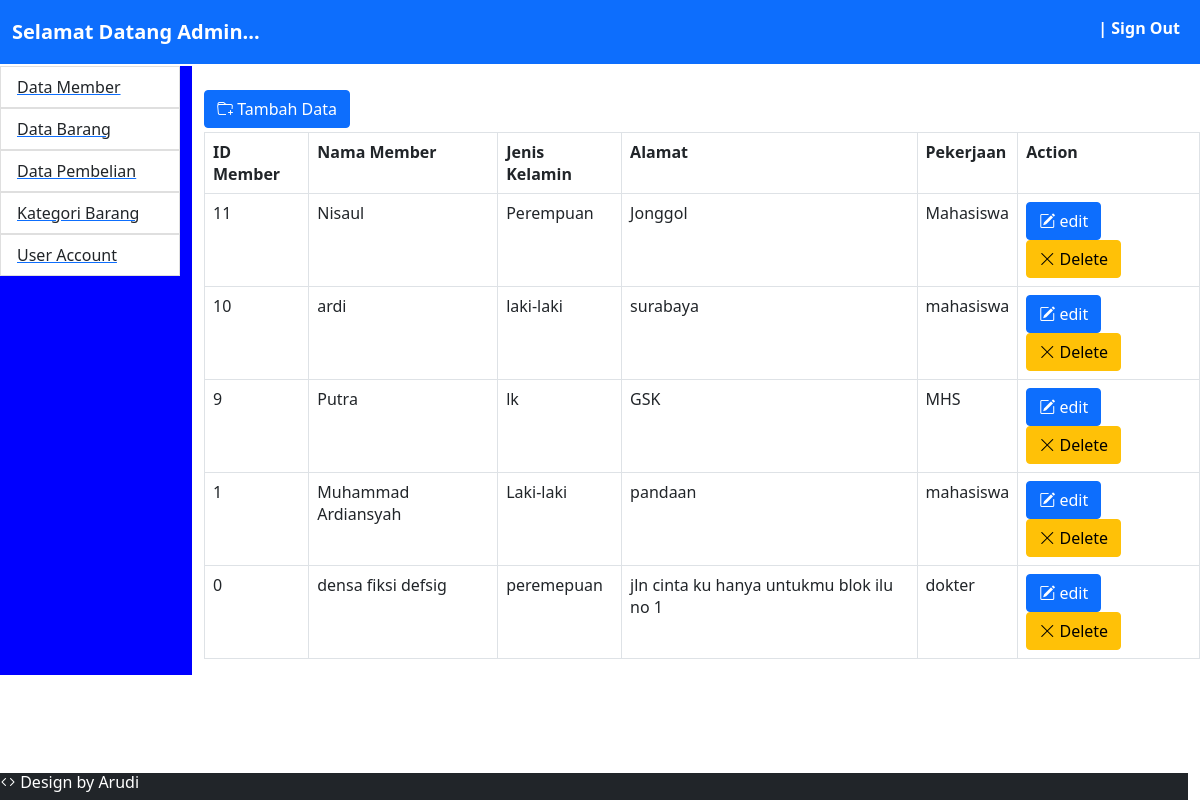
/admin/home.php?modul=mod_dt_member, run on the app's committed database.
### tables this page shows
CREATE TABLE `tb_submenu` (
  `id_menu` int(100) NOT NULL,
  `nama_submenu` varchar(100) NOT NULL,
  `folder_submenu` varchar(100) NOT NULL,
  `is_active` tinyint(100) NOT NULL
);

CREATE TABLE `tb_dt_member` (
  `id_member` int(100) NOT NULL,
  `nama_member` varchar(100) NOT NULL,
  `jenis_kelamin` varchar(100) NOT NULL,
  `alamat` text NOT NULL,
  `pekerjaan` varchar(100) NOT NULL
);

### admin/mod_dt_member/index.php (the view, shortened to what this page needs)
<?php
include_once ('menuCtrl.php');
if(!isset($_GET['act'])){
?>
<a href="?modul=mod_dt_member&act=add" class="btn btn-primary btn-xs mb-1"> <i class="bi bi-folder-plus "> </i> Tambah Data </a>
<table class="table table-bordered ">
    <tr>
        <th> ID Member</th>
        <th> Nama Member</th>
        <th> Jenis Kelamin</th>
        <th> Alamat </th>
        <th> Pekerjaan </th>
        <th> Action </th>
    </tr>
    <?php
    $qry_dt_member= mysqli_query($connect_db,"select * from tb_dt_member order by id_member DESC")or die("gagal akses tabel mst_menu".mysqli_error($connect_db));
    while($row = mysqli_fetch_array($qry_dt_member)){
    ?>
    <tr>
        <td><?php echo $row['id_member'];?></td>
        <td><?=$row['nama_member']; ?></td>
        <td><?php echo $row['jenis_kelamin']; ?></td>
        <td><?php echo $row['alamat']; ?></td>
        <td><?php echo $row['pekerjaan']; ?></td>
        <td>
            <div class="d-grid gap-1 d-md-block">
            <a href="?modul=mod_dt_member&act=edit&id=<?= $row['id_member']; ?>" class="btn btn-xs btn-primary"> <i class="bi bi-pencil-square" > </i> edit </a>
            <a href="?modul=mod_dt_member&act=delete&id=<?= $row['id_member']; ?>" class="btn btn-xs btn-warning "> <i class="bi bi-x-lg"></i> Delete</a>
            </div>
      </td>
    </tr>
    <?php
    }
    ?>
</table>
<?php
}else if (isset($_GET['act']) && ($_GET['act']== "add")){
?>
<div class="row">
    <h3><?php echo $judul; ?></h3>
    <form action="mod_dt_member/menuCtrl.php?modul=mod_dt_member&act=save" method="post">
    <div class="row pt-2">
    <div class="col-md-2">
    <label for="username" class="form-label" name="id_member"> ID Member </label>
  </div>
  <div class="col-md-5">
    <input type="text "name="id_member" class="form-control" >
    </div>
    <div class="col-md-1"></div>
    </div>
    <div class="row pt-2">
    <div class="col-md-2">
    <label for="username" class="form-label" name="nm_member" > Nama Member </label>
  </div>
  <div class="col-md-5">
    <input type="text "name="nm_member" class="form-control">
    </div>
    <div class="col-md-1"></div>
    </div>
    <div class="row pt-2">
    <div class="col-md-2">
    <label for="username" class="form-label" name="jk" > Jenis Kelamin </label>
  </div>
  <div class="col-md-5">
    <input type="text "name="jk" class="form-control">
    </div>
    <div class="col-md-1"></div>
    </div>
    <div class="row pt-2">
    <div class="col-md-2">
    <label for="username" class="form-label" name="alamat" > Alamat </label>
  </div>
  <div class="col-md-5">
    <input type="text "name="alamat" class="form-control">
    </div>
    <div class="col-md-1"></div>
    </div>
    <div class="row pt-2">
    <div class="col-md-2">
    <label for="username" class="form-label" name="pekerjaan" > Pekerjaan </label>
  </div>
  <div class="col-md-5">
    <input type="text" name="pekerjaan" class="form-control">
    </div>
    <div class="col-md-1"></div>
    </div>
    <div class="row pt-2">
    <div class="col-md-2">
  </div>
  <div class="col-md-5">
   <input type="checkbox" name="ck_aktif"/> active
    </div>
    <div class="col-md-1"></div>
    </div>
    <div class="row pt-2">
    <div class="col-md-2">
   </div>
    <div class="col-md-5">
    <div class="d-grid gap-2 d-md-block">
    <button class="btn btn-secondary" type="reset" ><i class="bi bi-x" name="reset" > </i> Batal </button>
    <button class="btn btn-primary" type="submit"><i class="bi bi-download" name="simpan" > </i> Simpan </button>
    </div>
    <div class="col-md-1"></div>
    </div>
    </form>
  </div>
</div>
<?php
}
?>

### admin/menu.php
<?php
        $qry_menu = mysqli_query($connect_db,"select * from tb_submenu") or die ("view menu").mysqli_error($connect_db);
        while($row = mysqli_fetch_array($qry_menu)){
       ?>
       <a href="?modul=<?php echo $row['folder_submenu']?>">
           <li class="list-group-item"><?php echo $row['nama_submenu'];?></li>
        </a>
            <?php } ?>

### data on the page
tb_submenu: nama_submenu "Data Member"
tb_submenu: nama_submenu "Data Barang"
tb_submenu: nama_submenu "Data Pembelian"
tb_submenu: nama_submenu "Kategori Barang"
tb_submenu: nama_submenu "User Account"
tb_dt_member: id_member "11", nama_member "Nisaul", jenis_kelamin "Perempuan", alamat "Jonggol", pekerjaan "Mahasiswa"
tb_dt_member: id_member "10", nama_member "ardi", jenis_kelamin "laki-laki", alamat "surabaya", pekerjaan "mahasiswa"
tb_dt_member: id_member "9", nama_member "Putra", jenis_kelamin "lk", alamat "GSK", pekerjaan "MHS"
tb_dt_member: id_member "1", nama_member "Muhammad Ardiansyah", jenis_kelamin "Laki-laki", alamat "pandaan", pekerjaan "mahasiswa"
tb_dt_member: id_member "0", nama_member "densa fiksi defsig", jenis_kelamin "peremepuan", alamat "jln cinta ku hanya untukmu blok ilu no 1", pekerjaan "dokter"
